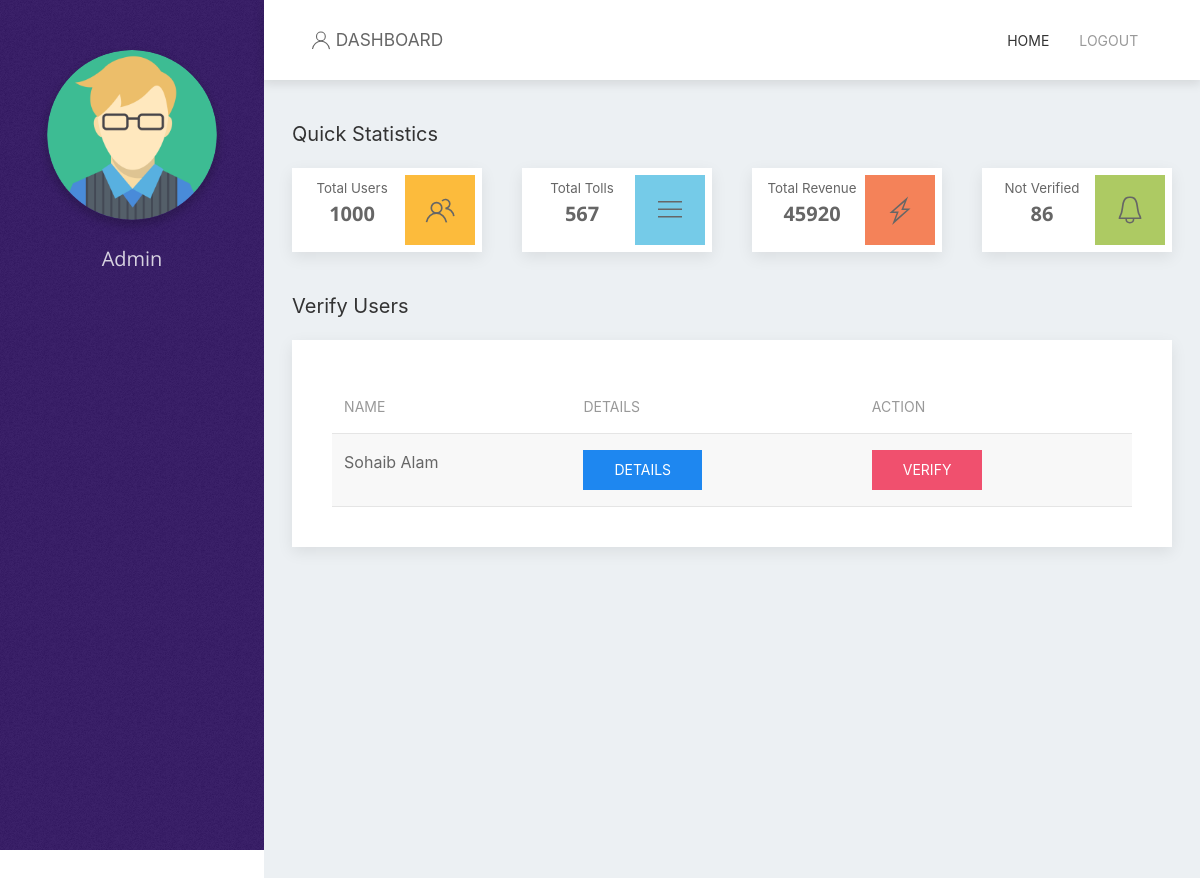
The app's page /_admin.php, older data.
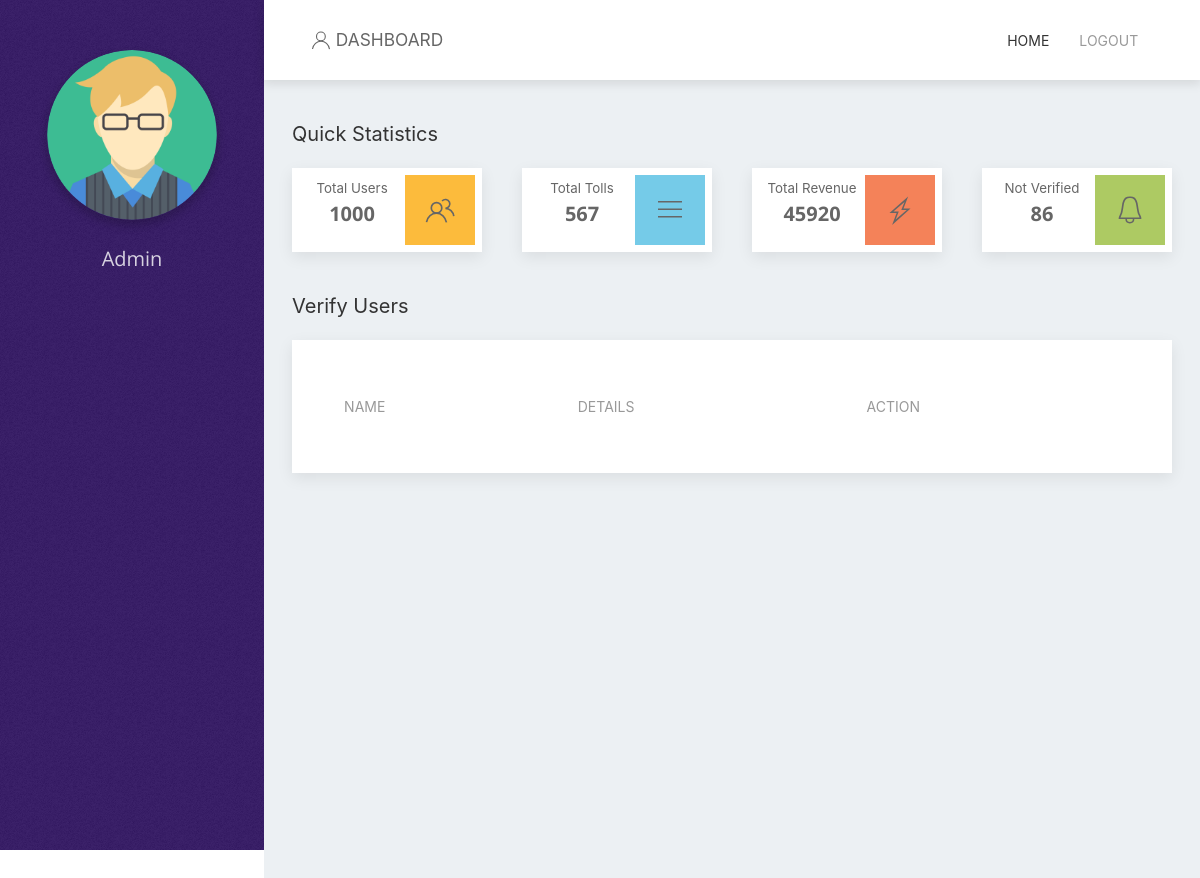
The same page, newer data.
### tables this page shows
CREATE TABLE `user` (
  `id` text NOT NULL,
  `email` text NOT NULL,
  `name` text NOT NULL,
  `password` text NOT NULL,
  `updated` int(1) NOT NULL DEFAULT '0',
  `verified` int(11) NOT NULL DEFAULT '0'
);

### _admin.php (the view, shortened to what this page needs)
<?php
$conn=mysqli_connect('localhost','root','','tolldb');
   $sql = 'SELECT id, name, updated, verified FROM user WHERE updated=1 AND verified=0';
   $retval = mysqli_query( $conn, $sql );
   $i=0;
   while($row = mysqli_fetch_assoc($retval)){
    $arr[$i]=$row;+
    $i++;
}
?>
<!DOCTYPE html>
<html>
<head>
	<link rel="stylesheet" type="text/css" href="css/uikit.min.css">
</head>
<body>
<div class="sidebar">
	<center>
		<div class="dp"></div>
		<br>
		<div class="name">Admin</div>
		<br>
	</center>
</div>
<div uk-sticky="sel-target: .uk-navbar-container; cls-active: uk-navbar-sticky; bottom: #transparent-sticky-navbar">
    <nav class="uk-navbar-container" uk-navbar="dropbar: true;" style="position: relative; z-index: 980;max-height: 100px; background: #fff; box-shadow: 0px 3px 10px 1px rgba(0,0,0,0.1);">
    	<div class="uk-navbar-left" style="padding-left: 5%">
    		<span uk-icon="icon: user; ratio: 1"></span><span style="font-size: 13pt; padding-left: 5px">DASHBOARD</span>
    	</div>
        <div class="uk-navbar-right" style="padding-right: 5%">
            <ul class="uk-navbar-nav">
                <li class="uk-active"><a href="index.php">Home</a></li>
                <li><a href="_logout.php">Logout</a></li>
            </ul>
        </div>
    </nav>
</div>
<div class="main">
<h4>Quick Statistics</h4>
<div class="uk-child-width-expand@s uk-text-center" uk-grid>
    <div>
        <div class="uk-card uk-card-default uk-card-body" style="padding: 7px"><span uk-icon="icon: users; ratio: 1.5" style="float: right; background: #fcbb3c; padding: 20px"></span><span class="q_stat_head">Total Users</span> <br><span class="num">1000</span></div>
    </div>
   <div>
        <div class="uk-card uk-card-default uk-card-body" style="padding: 7px"><span uk-icon="icon: menu; ratio: 1.5" style="float: right; background: #75cbe8; padding: 20px"></span><span class="q_stat_head">Total Tolls</span> <br><span class="num">567</span></div>
    </div>
   <div>
        <div class="uk-card uk-card-default uk-card-body" style="padding: 7px"><span uk-icon="icon:  bolt; ratio: 1.5" style="float: right; background: #f48259; padding: 20px"></span><span class="q_stat_head">Total Revenue</span> <br><span class="num">45920</span></div>
    </div>
   <div>
        <div class="uk-card uk-card-default uk-card-body" style="padding: 7px"><span uk-icon="icon: bell; ratio: 1.5" style="float: right; background: #adca63; padding: 20px"></span><span class="q_stat_head">Not Verified</span> <br><span class="num">86</span></div>
    </div>
</div>
<h4>Verify Users</h4>
<div class="uk-card uk-card-default uk-card-body uk-width-1-1@m">
    <table class="uk-table uk-table-striped">
    <thead>
        <tr>
            <th>Name</th>
            <th>Details</th>
            <th>Action</th>
        </tr>
    </thead>
    <tbody>
		<?php
                    try{
                        foreach ($arr as $usr) {
                        echo '<tr><td>'.$usr["name"].'</td><td><a href="_user_detail.php?id='.$usr["id"].'" target="_blank"><button class="uk-button uk-button-primary">Details</button></a></td><td><a href="_user_verify.php?id='.$usr["id"].'"><button class="uk-button uk-button-danger">Verify</button></a></td></tr>';
                    }
                    }catch(Exception $e){
                    }
                    ?>
    </tbody>
</table>
	</div>
</div>
</body>
</html>

### _admin.php (style rules this page uses)
.sidebar { background: url('images/overlay.png'), #461b93; min-width: 22%; float: left; margin-right: 0%; top: 0em; left: 0em; bottom: 0em; height: 100vh; position: fixed; display: block; padding-top: 50px; }
body { background: #ecf0f3; margin-left: 22%; }
.main { margin-left: 3%; margin-right: 3%; margin-top: 30px; min-height: 100vh; padding-bottom: 100px; }
.name { font-family: 'Open Sans', sans-serif; color: rgba(255,255,255,0.8); font-size: 15pt; }
.dp { background: url('images/avatar.png'); background-size: cover; min-width: 170px; min-height: 170px; width: 170px; height: auto; box-shadow: 0px 5px 10px 1px rgba(0,0,0,0.2); border-radius: 500px; }
.q_stat_head { font-size: 10pt; }
.num { font-size: 15pt; font-weight: bold; font-family: 'Open Sans', sans-serif; }

Row changes from the older to the newer data that the page shows:
removed user: name "Sohaib Alam"
